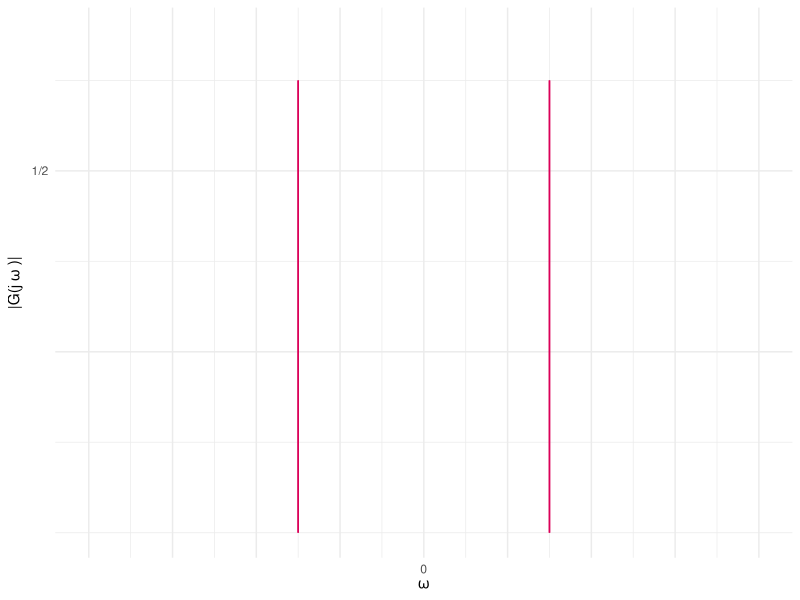

The R script that drew this image:
library(ggplot2)

outputName <- "TP.pdf"
pdfWidth   <- 10
pdfHeight  <- pdfWidth * 0.618

xlimits <- c(-4,4)
ylimits <- c(0, 1.382)

xbreaks <- seq(-4,4,1)
#xlabels <- c("","",bquote("-"~omega[g]),"",0,"",bquote(omega[g]),"","")
xlabels <- c("","","","",0,"","","","")

ybreaks <- c(0.5, 1)
ylabels <- c("","1/2")

hsBlue <- "#00b1db"
cosColor <- "#db0058"

cosfreq1 <- 1.5

K1 <- 1.25

p <- ggplot(data.frame(x=c(0,2)), aes(x=x)) +
  theme_minimal() +
  
  theme(legend.position="none", plot.title = element_text(color = "gray21", size=1.382^8), plot.subtitle = element_text(color = "grey80", size=1.6180339887498948^5)) +
  #ggtitle(bquote("Amplitudenfrequenzgang: Idealer Tiefpass")) +
  
  xlab(bquote(omega)) +
  ylab(bquote("|G(j" ~ omega ~ ")|")) +
  
  scale_x_continuous(limits = xlimits, breaks = xbreaks, labels=xlabels) +
  scale_y_continuous(limits = ylimits, breaks = ybreaks, labels=ylabels) +
  #geom_segment( x = -2, y=0, xend=-2, yend=1, color=hsBlue ) +
  #geom_segment( x = 2, y=0, xend=2, yend=1, color=hsBlue ) +
  #geom_segment( x = 2, y=1, xend=-2, yend=1, color=hsBlue ) +
  #geom_segment( x = -2, y=0, xend=-4, yend=0, color=hsBlue ) +
  #geom_segment( x = 2, y=0, xend=4, yend=0, color=hsBlue ) +
  
  geom_segment( x = cosfreq1, y=0, xend=cosfreq1, yend=K1, color=cosColor ) +
  geom_segment( x = -cosfreq1, y=0, xend=-cosfreq1, yend=K1, color=cosColor )

pdf(outputName, pdfWidth, pdfHeight)
p
